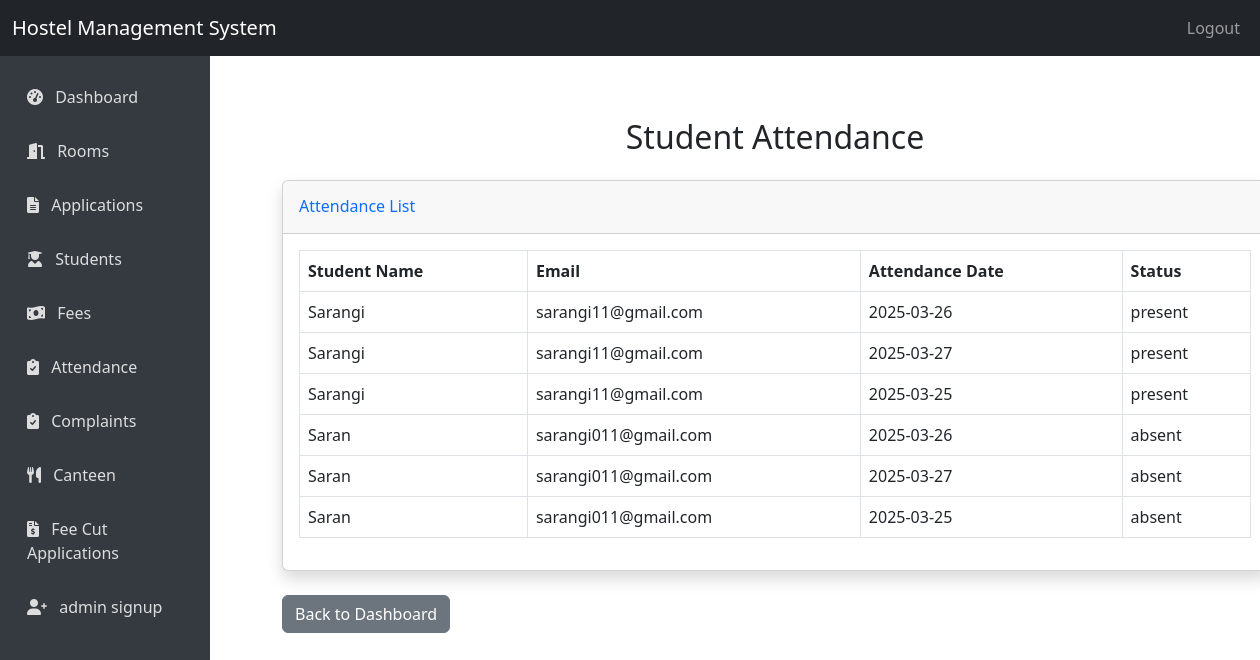
Page /admin/attendances (signed in) on the committed database.
### hostel1.11-main/hostel1.0/app.py (models this page shows)
class Student(db.Model):
    id = db.Column(db.Integer, primary_key=True)
    user_id = db.Column(db.Integer, db.ForeignKey('user.id'), nullable=False)
    name = db.Column(db.String(100), nullable=False)
    email = db.Column(db.String(100), unique=True, nullable=False)
    phone = db.Column(db.String(15), nullable=False)
    address = db.Column(db.String(200), nullable=False)
    course = db.Column(db.String(50), nullable=False)
    district = db.Column(db.String(75), nullable=False)
    year = db.Column(db.Integer, nullable=False)
    annual_income = db.Column(db.Integer, nullable=False)
    gender = db.Column(db.String(10), nullable=False)  # 'male' or 'female'
    room_id = db.Column(db.Integer, db.ForeignKey('room.id'), nullable=True)

class Attendance(db.Model):
    id = db.Column(db.Integer, primary_key=True)
    student_id = db.Column(db.Integer, db.ForeignKey('student.id'), nullable=False)
    date = db.Column(db.Date, nullable=False)
    status = db.Column(db.String(10), nullable=False)  # present, absent
    student = db.relationship('Student', backref='attendance')

### hostel1.11-main/hostel1.0/app.py (the view)
@app.route('/admin/attendances', methods=['GET'])
def admin_attendances():
    if 'user_id' not in session or session['role'] != 'admin':
        return redirect(url_for('login'))
    students = Student.query.all()  # Fetch all students
    attendance_records = Attendance.query.all()
    return render_template('admin/attendances.html', students=students, attendance_records=attendance_records)

### hostel1.11-main/hostel1.0/templates/admin/attendances.html (shortened to what this page needs)
{% extends "layout.html" %}
{% block content %}
<div class="container mt-5">
    <h2 class="text-center mb-4">Student Attendance</h2>
    <div class="card shadow mb-4">
        <div class="card-header py-3">
            <h6 class="m-0 font-weight-bold text-primary">Attendance List</h6>
        </div>
        <div class="card-body">
            <div class="table-responsive">
                <table class="table table-bordered" id="attendanceTable" width="100%" cellspacing="0">
                    <thead>
                        <tr>
                            <th>Student Name</th>
                            <th>Email</th>
                            <th>Attendance Date</th>
                            <th>Status</th>
                        </tr>
                    </thead>
                    <tbody>
                        {% for student in students %}
                            {% for record in student.attendance %}
                                <tr>
                                    <td>{{ student.name }}</td>
                                    <td>{{ student.email }}</td>
                                    <td>{{ record.date }}</td>
                                    <td>{{ record.status }}</td>
                                </tr>
                            {% endfor %}
                        {% endfor %}
                    </tbody>
                </table>
            </div>
        </div>
    </div>
    <a href="{{ url_for('admin_dashboard') }}" class="btn btn-secondary">Back to Dashboard</a>
</div>
{% endblock %}

### rows in the picture
Student: name "Sarangi", email "sarangi11@gmail.com"
Attendance: date "2025-03-26", status "present"
Attendance: date "2025-03-27", status "present"
Attendance: date "2025-03-25", status "present"
Student: name "Saran", email "sarangi011@gmail.com"
Attendance: date "2025-03-26", status "absent"
Attendance: date "2025-03-27", status "absent"
Attendance: date "2025-03-25", status "absent"
